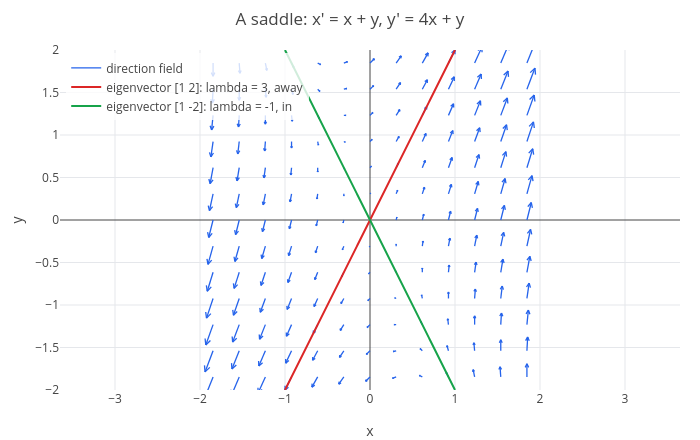

Notebook code for this chart:
### Markdown cell above
## 2. The four pictures of $x' = Ax$

For a $2\times2$ matrix the eigenvalues decide everything, and they depend only on the trace $T$ and determinant $D$:
$\lambda^2 - T\lambda + D = 0$.

| eigenvalues | picture | when |
|---|---|---|
| real, opposite signs | **saddle** (unstable) | $D < 0$ |
| real, same sign | **node** (stable if negative) | $0 < D \le T^2/4$ |
| complex, real part $\ne 0$ | **spiral** (stable if $T < 0$) | $D > T^2/4$, $T \ne 0$ |
| purely imaginary | **center**: closed orbits | $D > 0$, $T = 0$ |

A saddle: $A = [1\ 1;\ 4\ 1]$ has eigenvalues $3$ and $-1$, with eigenvectors $[1\ 2]$ (outgoing) and $[1\ {-2}]$
(incoming).

### Code cell
eig([1 1; 4 1])
p = show(fieldplot([x + y, 4*x + y], x, -2, 2, y, -2, 2, 13), parametric(s, 2*s, s, -1, 1), parametric(s, -2*s, s, -1, 1));
p = legend(p, "direction field", "eigenvector [1 2]: lambda = 3, away", "eigenvector [1 -2]: lambda = -1, in");
p = window(p, -2, 2, -2, 2);
labels(title(p, "A saddle: x' = x + y, y' = 4x + y"), "x", "y")

### Figure 1 — Plotly figure (JSON) as saved in the notebook; plotly's stock layout.template omitted (floating-point values rounded to 4 significant figures; data arrays with more than 128 entries replaced by an {"elided": "..."} marker saying what was removed)
{"data": [{"line": {"color": "#2563eb", "width": 1.3}, "mode": "lines", "name": "direction field", "type": "scatter", "x": {"elided": "1512 float values"}, "y": {"elided": "1512 float values"}}, {"line": {"color": "#dc2626", "width": 2}, "mode": "lines", "name": "eigenvector [1 2]: lambda = 3, away", "type": "scatter", "x": {"elided": "402 float values"}, "y": {"elided": "402 float values"}}, {"line": {"color": "#16a34a", "width": 2}, "mode": "lines", "name": "eigenvector [1 -2]: lambda = -1, in", "type": "scatter", "x": {"elided": "402 float values"}, "y": {"elided": "402 float values"}}], "layout": {"height": 440, "legend": {"bgcolor": "rgba(255,255,255,0.8)", "x": 0.01, "xanchor": "left", "y": 0.99, "yanchor": "top"}, "margin": {"b": 50, "l": 60, "r": 20, "t": 50}, "showlegend": true, "title": {"text": "A saddle: x' = x + y, y' = 4x + y"}, "width": 700, "xaxis": {"title": {"text": "x"}, "zeroline": true}, "yaxis": {"range": [-2, 2], "scaleanchor": "x", "scaleratio": 1, "title": {"text": "y"}, "zeroline": true}}}
